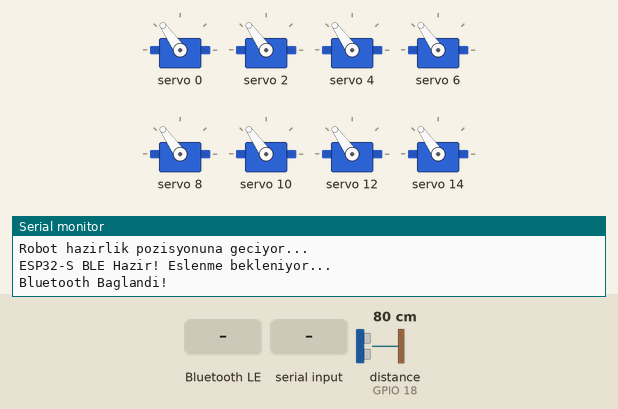
Simulated run of this sketch. Board: ESP32. On the bench: 8 × servo, the last lines printed to the serial monitor. Inputs (shaded band) come from the test bench; at power-on: distance to the obstacle (sensor on GPIO 18) 80 cm. The echo pulse lasts 58.3 µs per cm; nothing arrives over Bluetooth unless stated; a phone connects over Bluetooth LE 3 s after start.

Above: at 3.9 s.
4.0 s: Bluetooth LE write "ILERI" received
At 4.81 s:
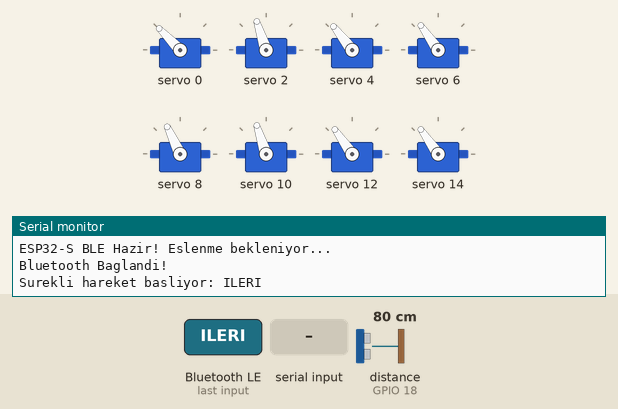
7.0 s: distance to the obstacle (sensor on GPIO 18) set to 19 cm
At 7.54 s:
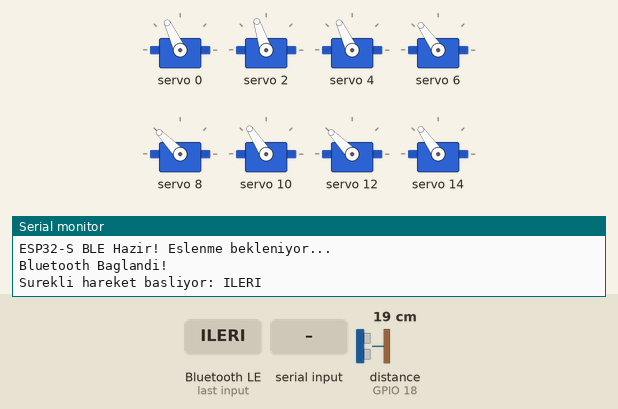
10.0 s: distance to the obstacle (sensor on GPIO 18) set to 15 cm
At 10.26 s:
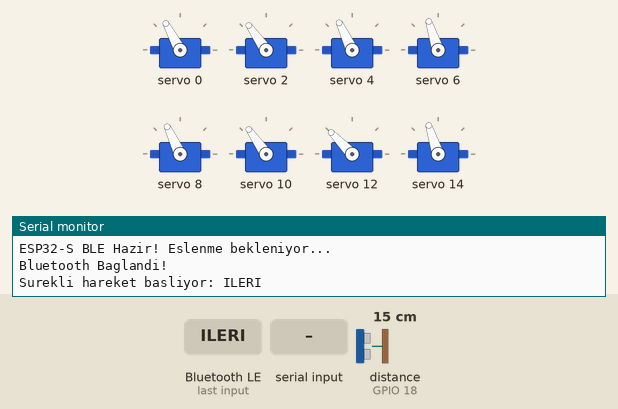
12.4 s: "GERI\n" received over Serial
18.4 s: Bluetooth LE write "DUR" received
At 18.6 s:
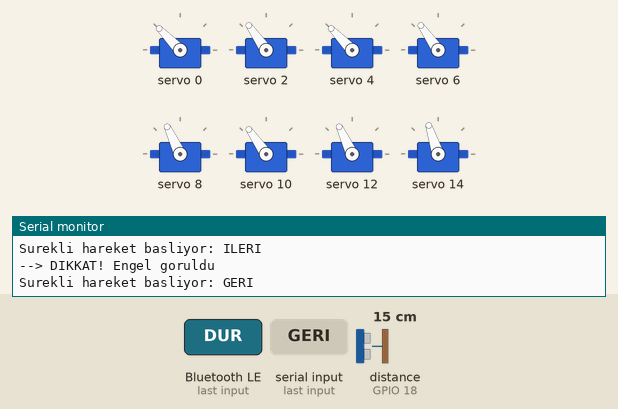
20.3 s: Bluetooth LE write "GERI" received
At 21.1 s:
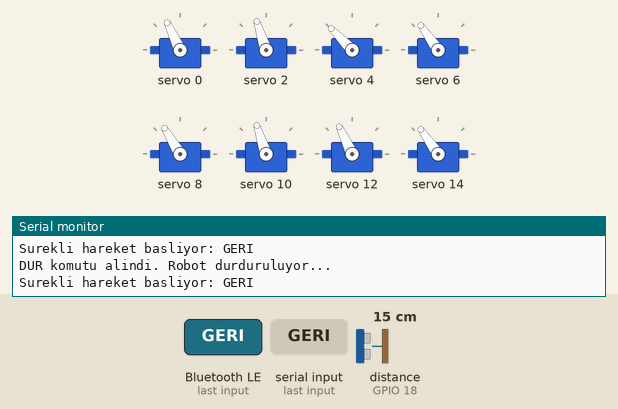
Timing chart, 0 to 24.3 s (numbered marks = the images above; inputs shaded):
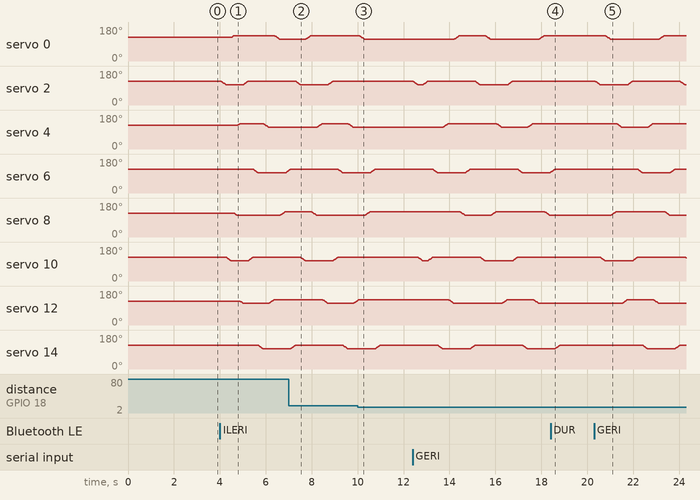

Measured:
- the behaviour switches between 17 and 16 cm on distance to the obstacle (sensor on GPIO 18) (found by bisection; images 2 and 3)
- after the input at 4.0 s, servo 0: rises from 125° to 134° in 0.08 s, then falls to 115° in 2.0 s; servo 4: rises from 125° to 134° in 0.10 s, then falls to 115° in 1.2 s; servo 14: moves from 125° to 108° over 0.18 s, starting after 1.7 s
- after the input at 7.0 s, servo 6: goes on until 9.3 s, then stays 108°
- after the input at 10.0 s, servo 0: goes on until 10.3 s, then stays 115°; servo 2: stays 125° (without the input it goes to 123° after 1.0 s); servo 4: stays 115° (without the input it goes to 116° after 1.9 s); servo 8: goes on until 10.5 s, then stays 134°; servo 10: stays 125° (without the input it goes to 123° after 1.2 s)
- after the input at 18.4 s, servo 0: stays 134° (without the input it goes to 132° after 0.87 s); servo 2: stops changing and stays 125°; servo 4: stays 134° (without the input it goes to 132° after 1.4 s); servo 8: stays 115° (without the input it goes to 117° after 1.1 s); servo 10: stays 125° (without the input it goes to 123° after 0.65 s)
- after the input at 20.3 s, servo 8: rises from 115° to 134° in 0.21 s, then falls to 115° in 2.3 s; servo 12: rises from 115° to 134° in 0.20 s, then falls to 115° in 1.4 s

The sketch:

esp32_robot_control.ino
```cpp
// ================= KÜTÜPHANELER =================
#include <Wire.h>                  // I2C haberleşme protokolü (PCA9685 sürücüsü için gerekli)
#include <Adafruit_PWMServoDriver.h>// 16 kanallı PWM servo sürücü kartının kütüphanesi
#include <BLEDevice.h>             // ESP32 Bluetooth Low Energy (BLE) temel kütüphanesi
#include <BLEServer.h>             // ESP32'yi bir Bluetooth sunucusu yapmak için
#include <BLEUtils.h>              // BLE yardımcı fonksiyonları
#include <BLE2902.h>               // Veri bildirimleri (Notify) için gerekli BLE standardı

// PCA9685 sürücüsünü 0x40 I2C adresiyle başlatıyoruz
Adafruit_PWMServoDriver pwm = Adafruit_PWMServoDriver(0x40);

// ================= BLE (BLUETOOTH) AYARLARI =================
BLEServer *pServer = NULL;
BLECharacteristic * pTxCharacteristic; // ESP32'den veriyi (Tx) göndereceğimiz kanal
bool deviceConnected = false;          // Cihazın bağlı olup olmadığını tutan bayrak (flag)
String bleKomut = "";                  // Gelen komutu geçici olarak saklayacağımız değişken

// BLE cihazlarının birbirini tanıması için gereken evrensel benzersiz kimlikler (UUID)
#define SERVICE_UUID           "6E400001-B5A3-F393-E0A9-E50E24DCCA9E" // Ana servis kimliği
#define CHARACTERISTIC_UUID_RX "6E400002-B5A3-F393-E0A9-E50E24DCCA9E" // Veri alma (Receive) kimliği
#define CHARACTERISTIC_UUID_TX "6E400003-B5A3-F393-E0A9-E50E24DCCA9E" // Veri gönderme (Transmit) kimliği

// Bluetooth sunucu olaylarını (bağlanma/kopma) yakalayan sınıf
class MyServerCallbacks: public BLEServerCallbacks {
    void onConnect(BLEServer* pServer) {
      deviceConnected = true;
      Serial.println("Bluetooth Baglandi!");
    }
    void onDisconnect(BLEServer* pServer) {
      deviceConnected = false;
      Serial.println("Bluetooth Koptu! Tekrar yayin yapiliyor...");
      pServer->startAdvertising(); // Bağlantı koparsa cihazın tekrar bulunabilir olmasını sağlar
    }
};

// Bluetooth üzerinden gelen verileri dinleyen sınıf
class MyCallbacks: public BLECharacteristicCallbacks {
    void onWrite(BLECharacteristic *pCharacteristic) {
      // Gelen veriyi okuyup String formatına çevirir
      String rxValue = pCharacteristic->getValue();

      if (rxValue.length() > 0) {
        rxValue.trim();     // Başındaki ve sonundaki boşlukları temizler
        bleKomut = rxValue; // Ana döngüde işlenmek üzere değişkene aktarır
      }
    }
};

// Çift yönlü iletişim fonksiyonu: Hem seri porta yazdırır hem de bağlıysa BLE üzerinden arayüze/telefona iletir
void bleMesajGonder(String mesaj) {
  Serial.println(mesaj);
  if (deviceConnected) {
    pTxCharacteristic->setValue(mesaj.c_str());
    pTxCharacteristic->notify(); // İstemciye (örn. Python arayüzü) yeni veri olduğunu bildirir
  }
}

// ================= ULTRASONİK SENSÖR PİNLERİ =================
const int TRIG_PIN = 5;  // Sinyal gönderen pin (Tetik)
const int ECHO_PIN = 18; // Yansıyan sinyali okuyan pin
const int ENGEL_MESAFESI = 15; // Robotun durması gereken kritik mesafe (cm)

// ================= PİN HARİTASI (KINEMATİK YAPI) =================
// Robotun 4 bacağının omuz (COXA) ve diz (TIBIA) motorlarının PCA9685 üzerindeki port numaraları
const int PIN_FR_COXA = 0;   const int PIN_FR_TIBIA = 2;  // Ön Sağ (Front Right)
const int PIN_BL_COXA = 8;   const int PIN_BL_TIBIA = 10; // Arka Sol (Back Left)
const int PIN_FL_COXA = 4;   const int PIN_FL_TIBIA = 6;  // Ön Sol (Front Left)
const int PIN_BR_COXA = 12;  const int PIN_BR_TIBIA = 14; // Arka Sağ (Back Right)

// ================= AÇI DEĞERLERİ =================
// PWM sinyali için pulse uzunlukları (Mekanik kalibrasyon değerleri)
const int TIBIA_YERDE = 375;   // Bacağın yere basma açısı
const int TIBIA_HAVADA = 340;  // Bacağın adım atmak için kalkma açısı

// Omuz motorlarının merkez, ileri adım ve geri adım kalibrasyon açıları
const int FR_COXA_CENTER = 375; const int FR_COXA_ILERI = 395; const int FR_COXA_GERI = 355;
const int BR_COXA_CENTER = 375; const int BR_COXA_ILERI = 395; const int BR_COXA_GERI = 355;
const int FL_COXA_CENTER = 375; const int FL_COXA_ILERI = 355; const int FL_COXA_GERI = 395;
const int BL_COXA_CENTER = 375; const int BL_COXA_ILERI = 355; const int BL_COXA_GERI = 395;

// ================= HAFIZA DEĞİŞKENLERİ =================
int mevcutKonum[16];           // Her bir servonun anlık pozisyonunu tutan dizi (Yumuşak hareket için gerekli)
String aktifDurum = "DUR";     // Durum makinesi (State Machine) değişkeni
bool engelVarMi = false;       // Sensör engel tespit etti mi durumunu tutar

// ================= MESAFE ÖLÇÜM FONKSİYONU =================
long mesafeOlc() {
  // Sensörü temizle ve 10 mikrosaniyelik bir ses dalgası gönder
  digitalWrite(TRIG_PIN, LOW); delayMicroseconds(2);
  digitalWrite(TRIG_PIN, HIGH); delayMicroseconds(10); digitalWrite(TRIG_PIN, LOW);

  // Ses dalgasının gidip gelme süresini ölç (Zaman aşımı: 30000 mikrosaniye)
  long duration = pulseIn(ECHO_PIN, HIGH, 30000);
  if (duration == 0) return 999; // Okuma yapılamadıysa güvenli bir yüksek değer döndür

  // Yol = Hız * Zaman formülünden mesafeyi cm cinsinden hesapla (Ses hızı ~0.034 cm/us)
  return duration * 0.034 / 2;
}

// ================= YUMUŞAK HAREKET (İNTERPOLASYON) FONKSİYONU =================
// Motorların ani hareket edip sarsılmasını önler, başlangıç ve hedef açı arasında yavaşça adım atar
void yumusakHareket(int pin, int hedefAci) {
  int baslangic = mevcutKonum[pin];
  int adimGecikmesi = 5; // Hızı belirleyen gecikme süresi

  if (baslangic == hedefAci) return; // Zaten hedefteyse işlem yapma

  if (baslangic < hedefAci) {
    for (int p = baslangic; p <= hedefAci; p++) { pwm.setPWM(pin, 0, p); delay(adimGecikmesi); }
  } else {
    for (int p = baslangic; p >= hedefAci; p--) { pwm.setPWM(pin, 0, p); delay(adimGecikmesi); }
  }
  mevcutKonum[pin] = hedefAci; // Yeni konumu hafızaya kaydet
  delay(15);
}

// ================= GÜÇ KORUMA FONKSİYONU =================
// Motorlara giden PWM sinyalini keserek aşırı ısınmayı ve güç tüketimini önler
void motorlariSerbestBirak() {
  int butunMotorlar[] = {0, 2, 4, 6, 8, 10, 12, 14};
  for(int i=0; i<8; i++) { pwm.setPWM(butunMotorlar[i], 0, 4096); } // 4096 değeri PWM sinyalini tamamen kapatır
}

void setup() {
  Serial.begin(115200);
  pinMode(TRIG_PIN, OUTPUT); pinMode(ECHO_PIN, INPUT);

  // --- BLE KURULUMU ---
  BLEDevice::init("DORTBACAK_V1"); // Cihazın dışarıdan görünecek adı
  pServer = BLEDevice::createServer();
  pServer->setCallbacks(new MyServerCallbacks());
  BLEService *pService = pServer->createService(SERVICE_UUID);

  pTxCharacteristic = pService->createCharacteristic(CHARACTERISTIC_UUID_TX, BLECharacteristic::PROPERTY_NOTIFY);
  pTxCharacteristic->addDescriptor(new BLE2902());

  BLECharacteristic * pRxCharacteristic = pService->createCharacteristic(CHARACTERISTIC_UUID_RX, BLECharacteristic::PROPERTY_WRITE);
  pRxCharacteristic->setCallbacks(new MyCallbacks());

  pService->start();
  pServer->getAdvertising()->start(); // Cihazı keşfedilebilir hale getir
  // --------------------

  // --- MOTOR SÜRÜCÜ KURULUMU ---
  pwm.begin();
  pwm.setOscillatorFrequency(27000000); // PCA9685 iç osilatör frekansı (hassasiyet için)
  pwm.setPWMFreq(50); delay(100);       // Analog servolar için standart 50Hz (20ms periyot) frekans ayarı

  Serial.println("Robot hazirlik pozisyonuna geciyor...");
  int butunMotorlar[] = {0, 2, 4, 6, 8, 10, 12, 14};

  // Tüm motorları güvenli başlangıç açısına (merkeze) çek
  for(int i=0; i<8; i++) {
    int pin = butunMotorlar[i];
    pwm.setPWM(pin, 0, 375); mevcutKonum[pin] = 375; delay(200);
  }

  delay(1000);
  motorlariSerbestBirak(); // Bekleme modunda enerji tasarrufu için motorları sal
  Serial.println("ESP32-S BLE Hazir! Eslenme bekleniyor...");
}

void loop() {
  // 1. HABERLEŞME KONTROLÜ: BLE veya Seri Port üzerinden yeni veri var mı?
  String command = "";

  if (bleKomut != "") {
    command = bleKomut;
    bleKomut = ""; // İşledikten sonra komut çakışmasını önlemek için temizle
  }
  else if (Serial.available() > 0) {
    command = Serial.readStringUntil('\n');
    command.trim();
  }

  // Komut alındıysa durum makinesini (aktifDurum) güncelle
  if (command != "") {
    if (command == "ILERI" || command == "GERI") {
      aktifDurum = command;
      Serial.println("Surekli hareket basliyor: " + aktifDurum);
      engelVarMi = false;
    }
    else if (command == "DUR") {
      aktifDurum = "DUR";
      Serial.println("DUR komutu alindi. Robot durduruluyor...");
      motorlariSerbestBirak();
    }
  }

  // 2. HAREKET VE GÜVENLİK DÖNGÜSÜ
  if (aktifDurum == "ILERI") {
      // ==== GÜVENLİK REFLEKSİ (ENGELLDEN KAÇINMA) ====
      long mesafe = mesafeOlc();

      if (mesafe <= ENGEL_MESAFESI) {
        if (!engelVarMi) {
            // Engel ilk defa görüldüyse arayüze bilgi gönder ve motorları durdur
            bleMesajGonder("--> DIKKAT! Engel goruldu");
            motorlariSerbestBirak();
            engelVarMi = true;
        }
        delay(100);
        return; // Engel varken alt satırlardaki yürüyüş koduna geçmesini engeller (döngüyü başa sarar)
      }
      else {
        if (engelVarMi) {
            // Engel ortadan kalktıysa arayüze bilgi ver
            bleMesajGonder("--> Engel kalkti");
            engelVarMi = false;
        }
      }
      // ====================================

      // YÜRÜYÜŞ DÖNGÜSÜ (Çapraz Bacak Yürüyüşü - Trot Gait)
      // 1. Aşama: Sağ Ön ve Sol Arka bacakları havaya kaldır
      yumusakHareket(PIN_FR_TIBIA, TIBIA_HAVADA); yumusakHareket(PIN_BL_TIBIA, TIBIA_HAVADA);
      // Omuzlardan bu iki bacağı ileri atarken, yerdeki bacakları geriye çekerek gövdeyi iter
      yumusakHareket(PIN_FR_COXA, FR_COXA_ILERI); yumusakHareket(PIN_BL_COXA, BL_COXA_ILERI);
      yumusakHareket(PIN_FL_COXA, FL_COXA_GERI);  yumusakHareket(PIN_BR_COXA, BR_COXA_GERI);
      // Kaldırılan bacakları yere bas
      yumusakHareket(PIN_FR_TIBIA, TIBIA_YERDE);  yumusakHareket(PIN_BL_TIBIA, TIBIA_YERDE);

      // 2. Aşama: Sol Ön ve Sağ Arka bacakları havaya kaldır
      yumusakHareket(PIN_FL_TIBIA, TIBIA_HAVADA); yumusakHareket(PIN_BR_TIBIA, TIBIA_HAVADA);
      // Havada olanları ileri at, yerde olanları geri çek
      yumusakHareket(PIN_FL_COXA, FL_COXA_ILERI); yumusakHareket(PIN_BR_COXA, BR_COXA_ILERI);
      yumusakHareket(PIN_FR_COXA, FR_COXA_GERI);  yumusakHareket(PIN_BL_COXA, BL_COXA_GERI);
      // Kaldırılan bacakları yere bas
      yumusakHareket(PIN_FL_TIBIA, TIBIA_YERDE);  yumusakHareket(PIN_BR_TIBIA, TIBIA_YERDE);
  }
  else if (aktifDurum == "GERI") {
      // Geri yürüyüş döngüsü: İleri yürüyüşün omuz motorlarındaki yönlerinin tersine çevrilmiş hali
      yumusakHareket(PIN_FR_TIBIA, TIBIA_HAVADA); yumusakHareket(PIN_BL_TIBIA, TIBIA_HAVADA);
      yumusakHareket(PIN_FR_COXA, FR_COXA_GERI);  yumusakHareket(PIN_BL_COXA, BL_COXA_GERI);
      yumusakHareket(PIN_FL_COXA, FL_COXA_ILERI); yumusakHareket(PIN_BR_COXA, BR_COXA_ILERI);
      yumusakHareket(PIN_FR_TIBIA, TIBIA_YERDE);  yumusakHareket(PIN_BL_TIBIA, TIBIA_YERDE);

      yumusakHareket(PIN_FL_TIBIA, TIBIA_HAVADA); yumusakHareket(PIN_BR_TIBIA, TIBIA_HAVADA);
      yumusakHareket(PIN_FL_COXA, FL_COXA_GERI);  yumusakHareket(PIN_BR_COXA, BR_COXA_GERI);
      yumusakHareket(PIN_FR_COXA, FR_COXA_ILERI); yumusakHareket(PIN_BL_COXA, BL_COXA_ILERI);
      yumusakHareket(PIN_FL_TIBIA, TIBIA_YERDE);  yumusakHareket(PIN_BR_TIBIA, TIBIA_YERDE);
  }
}
```
